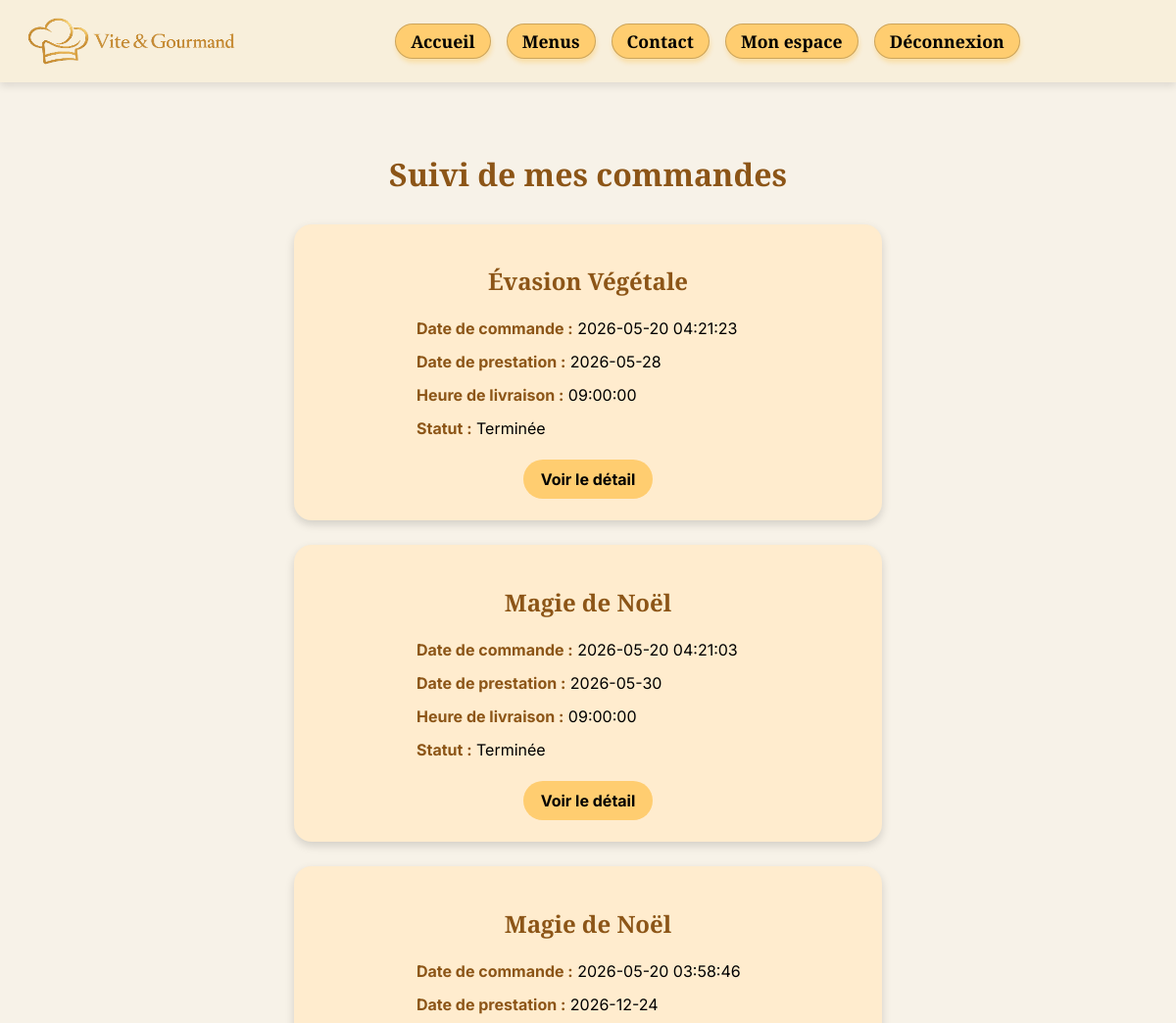
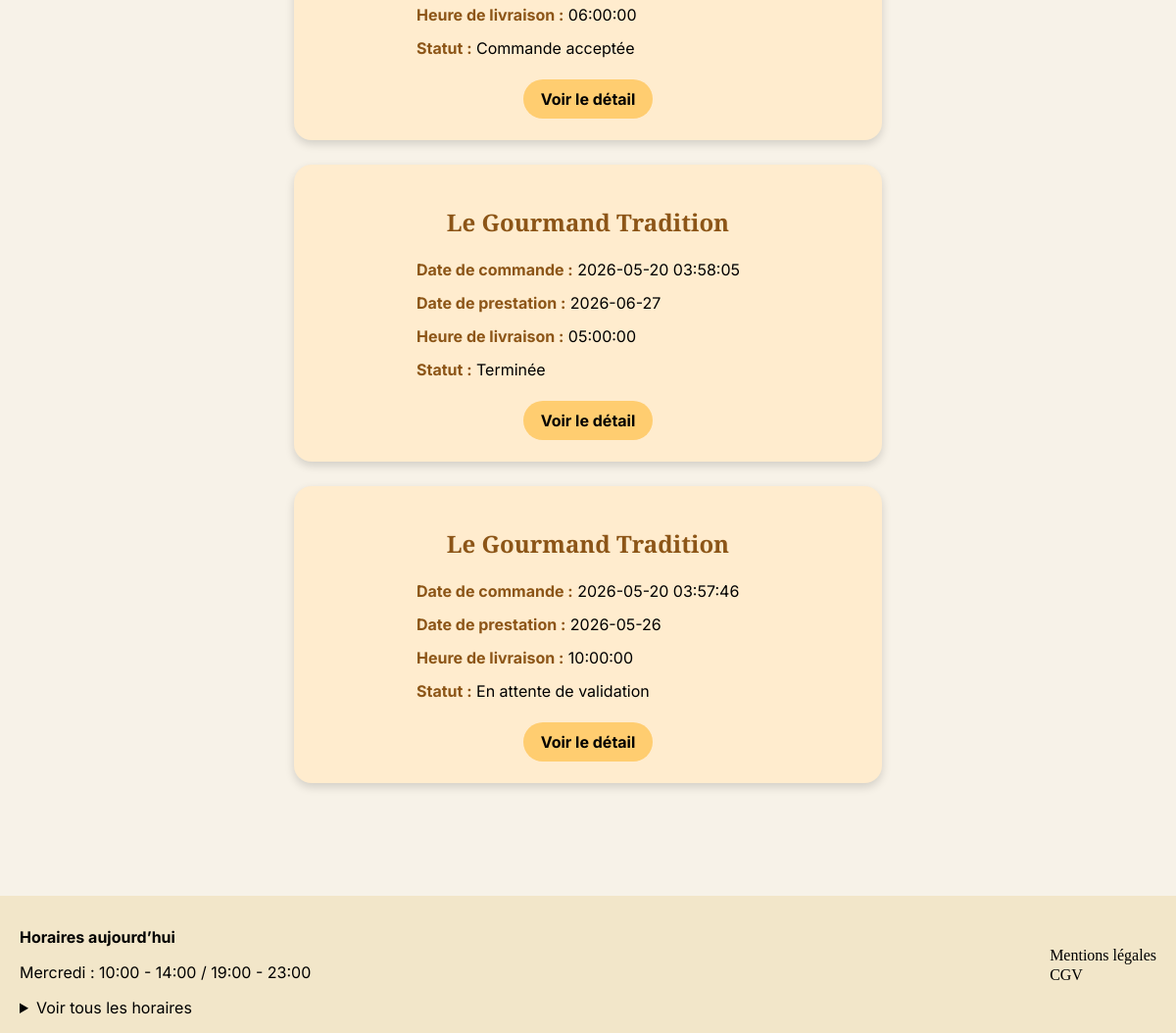
The page /public/suivi-commande.php (signed in) on the database its author committed (2 pictures, top to bottom).
### tables this page shows
CREATE TABLE `commande` (
  `id` int(11) NOT NULL,
  `date_commande` datetime NOT NULL DEFAULT current_timestamp(),
  `date_prestation` date NOT NULL,
  `heure_livraison` time NOT NULL,
  `adresse_livraison` varchar(255) NOT NULL,
  `ville_livraison` varchar(100) NOT NULL,
  `code_postal` varchar(10) NOT NULL,
  `distance_km` decimal(6,2) NOT NULL DEFAULT 0.00,
  `nb_personnes` int(11) NOT NULL,
  `prix_total` decimal(10,2) NOT NULL,
  `prix_livraison` decimal(10,2) NOT NULL DEFAULT 0.00,
  `utilisateur_id` int(11) NOT NULL,
  `menu_id` int(11) NOT NULL,
  `statut_commande` enum('en_attente','accepte','annulee','en_preparation','en_cours_de_livraison','livree','en_attente_retour_materiel','terminee') NOT NULL DEFAULT 'en_attente',
  `mode_contact_annulation` varchar(50) DEFAULT NULL,
  `motif_annulation` text DEFAULT NULL
);

CREATE TABLE `menu` (
  `id` int(11) NOT NULL,
  `titre` varchar(100) NOT NULL,
  `description` varchar(255) NOT NULL,
  `nombre_personne_min` int(11) NOT NULL,
  `prix_min` decimal(10,2) NOT NULL,
  `condition_menu` varchar(255) NOT NULL,
  `stock_disponible` int(11) NOT NULL,
  `actif` tinyint(1) NOT NULL DEFAULT 1,
  `theme_id` int(11) NOT NULL,
  `regime_id` int(11) NOT NULL
);

### public/suivi-commande.php (the view, shortened to what this page needs)
<?php
$utilisateur_id = $_SESSION['utilisateur_id'];
require_once '../includes/db.php';
$sql = "
    SELECT
        commande.id,
        commande.date_commande,
        commande.date_prestation,
        commande.heure_livraison,
        commande.statut_commande,
        menu.titre AS menu_titre
    FROM commande
    INNER JOIN menu ON commande.menu_id = menu.id
    WHERE commande.utilisateur_id = ?
    ORDER BY commande.date_commande DESC
";
$stmt = $pdo->prepare($sql);
$stmt->execute([$utilisateur_id]);
$commandes = $stmt->fetchAll(PDO::FETCH_ASSOC);
include_once __DIR__ . '/../includes/header.php';
?>
<main class="suivi-commande-page">
    <h1>Suivi de mes commandes</h1>
    <?php if (empty($commandes)): ?>
        <p>Vous n'avez aucune commande à suivre.</p>
    <?php else: ?>
        <?php foreach ($commandes as $commande): ?>
            <section class="suivi-commande-card">
                <h2><?= htmlspecialchars($commande['menu_titre']) ?></h2>
                <p>
                    <strong>Date de commande :</strong>
                    <?= htmlspecialchars($commande['date_commande']) ?>
                </p>
                <p>
                    <strong>Date de prestation :</strong>
                    <?= htmlspecialchars($commande['date_prestation']) ?>
                </p>
                <p>
                    <strong>Heure de livraison :</strong>
                    <?= htmlspecialchars($commande['heure_livraison']) ?>
                </p>
                <p>
                    <strong>Statut :</strong>
                    <?php if ($commande['statut_commande'] === 'en_attente'): ?>
                        En attente de validation
                    <?php elseif ($commande['statut_commande'] === 'accepte'): ?>
                        Commande acceptée
                    <?php elseif ($commande['statut_commande'] === 'annulee'): ?>
                        Commande annulée
                    <?php elseif ($commande['statut_commande'] === 'en_preparation'): ?>
                        En préparation
                    <?php elseif ($commande['statut_commande'] === 'en_cours_de_livraison'): ?>
                        En cours de livraison
                    <?php elseif ($commande['statut_commande'] === 'livree'): ?>
                        Livrée
                    <?php elseif ($commande['statut_commande'] === 'en_attente_retour_materiel'): ?>
                        En attente du retour matériel
                    <?php elseif ($commande['statut_commande'] === 'terminee'): ?>
                        Terminée
                    <?php endif; ?>
                </p>
                <a href="detail-commande.php?id=<?= htmlspecialchars($commande['id']) ?>">
                    Voir le détail
                </a>
            </section>
        <?php endforeach; ?>
    <?php endif; ?>
</main>
<?php
include_once __DIR__ . '/../includes/footer.php';
?>

### public/assets/css/style.css (style rules this page uses)
* { box-sizing: border-box; }
body { font-family: "Inter", sans-serif; background-color: #F7F2E8; color: #000; margin: 0; }
h1 { font-family: "Playfair Display", serif; }
h2, h3, nav a, button { font-family: "playfair", serif; }

### public/assets/css/suivi-commande.css (style rules this page uses)
.suivi-commande-page { max-width: 850px; margin: 0 auto; padding: 30px 20px; }
.suivi-commande-page h1 { text-align: center; color: #8C5517; margin-bottom: 30px; }
.suivi-commande-card { max-width: 600px; margin: 0 auto 25px auto; padding: 22px 35px; background-color: #FFECCE; border-radius: 18px; box-shadow: 0 4px 10px rgba(0, 0, 0, 0.15); text-align: center; }
.suivi-commande-card h2 { color: #8C5517; margin-bottom: 20px; text-align: center; }
.suivi-commande-card p { width: 350px; margin: 10px auto; line-height: 1.5; text-align: left; }
.suivi-commande-card strong { color: #8C5517; }
.suivi-commande-card a { display: block; width: fit-content; margin: 20px auto 0 auto; padding: 10px 18px; background-color: #FFCD70; color: #000; text-decoration: none; border-radius: 999px; font-weight: bold; }

### rows shown on the page
commande: menu.titre "Évasion Végétale", date_commande "2026-05-20 04:21:23", date_prestation "2026-05-28", heure_livraison "09:00:00", statut_commande "Terminée"
commande: menu.titre "Magie de Noël", date_commande "2026-05-20 04:21:03", date_prestation "2026-05-30", heure_livraison "09:00:00", statut_commande "Terminée"
commande: menu.titre "Magie de Noël", date_commande "2026-05-20 03:58:46", date_prestation "2026-12-24", heure_livraison "06:00:00", statut_commande "Commande acceptée"
commande: menu.titre "Le Gourmand Tradition", date_commande "2026-05-20 03:58:05", date_prestation "2026-06-27", heure_livraison "05:00:00", statut_commande "Terminée"
commande: menu.titre "Le Gourmand Tradition", date_commande "2026-05-20 03:57:46", date_prestation "2026-05-26", heure_livraison "10:00:00", statut_commande "En attente de validation"
